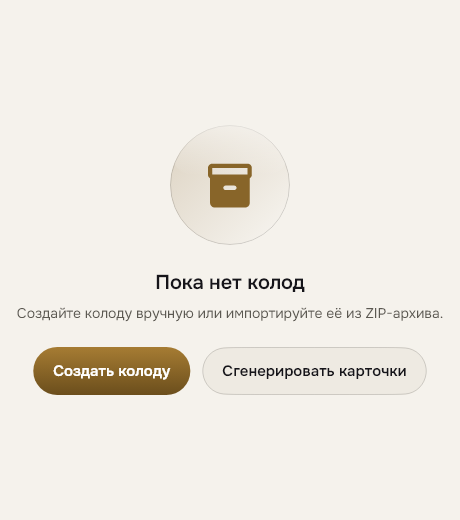
#> input picture test/golden/goldens/nc_empty_state_light.png, 460 x 520 px
$ python find_red.py ../../test/golden/goldens/nc_empty_state_light.png
#> lines starting #> are read from the running program, lines starting #| are printed output that depends on the picture
"""Find red (error-coloured) text bbox centre in a screenshot.

Usage: python find_red.py <png> [x0 y0 x1 y1]
Prints "cx cy n" or "none".
"""
import sys

import numpy as np
from PIL import Image

path = sys.argv[1]
im = np.array(Image.open(path).convert("RGB")).astype(int)
if len(sys.argv) == 6:
    x0, y0, x1, y1 = map(int, sys.argv[2:6])
    im = im[y0:y1, x0:x1]
    ox, oy = x0, y0
else:
    ox, oy = 0, 0
r, g, b = im[:, :, 0], im[:, :, 1], im[:, :, 2]
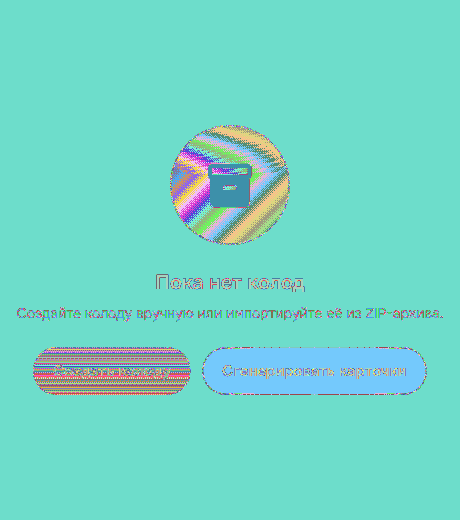
#> r: shape (520, 460) int64; 150 distinct labels, from 22 to 255; one colour per label, 0 black
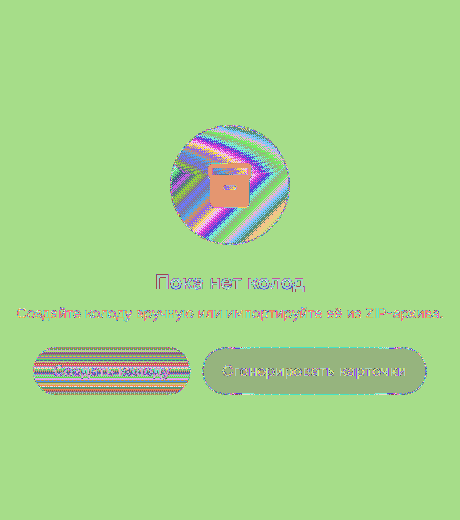
#> g: shape (520, 460) int64; 165 distinct labels, from 21 to 255; one colour per label, 0 black
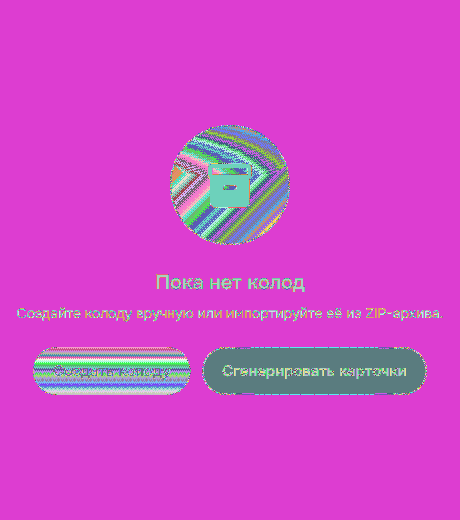
#> b: shape (520, 460) int64; 186 distinct labels, from 26 to 255; one colour per label, 0 black
mask = (r > 110) & (r < 220) & (g < 90) & (b < 90) & (r - g > 60) & (r - b > 60)
#> mask: shape (520, 460) bool; every value is 0
ys, xs = np.nonzero(mask)
#> ys = empty array; xs = empty array
if len(ys) == 0:
    print("none")
else:
    print(int(xs.mean()) + ox, int(ys.mean()) + oy, len(ys))

$ run again, on test/golden/goldens/nc_fab_light.png
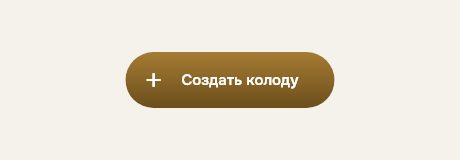
#> input picture test/golden/goldens/nc_fab_light.png, 460 x 160 px
#> r: shape (160, 460) int64; 135 distinct labels, from 107 to 255
#> `r, g, b = im[:, :, 0], im[:, :, 1], im[:, :, 2]`:
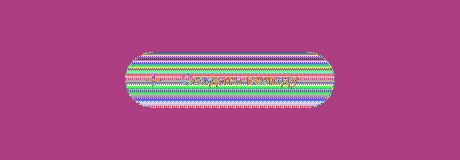
#> g: shape (160, 460) int64; 145 distinct labels, from 78 to 255; one colour per label, 0 black
#> `r, g, b = im[:, :, 0], im[:, :, 1], im[:, :, 2]`:
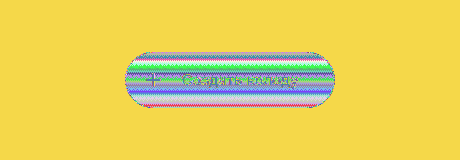
#> b: shape (160, 460) int64; 141 distinct labels, from 28 to 255; one colour per label, 0 black
#> mask: shape (160, 460) bool; every value is 0
#> ys = empty array

$ run again, on test/golden/goldens/nc_key_hint_light_ts2.png
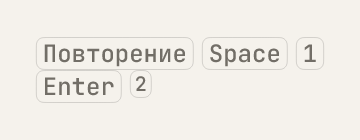
#> input picture test/golden/goldens/nc_key_hint_light_ts2.png, 360 x 140 px
#> r: shape (140, 360) int64; 47 distinct labels, from 114 to 245
#> `r, g, b = im[:, :, 0], im[:, :, 1], im[:, :, 2]`:
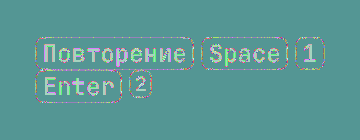
#> g: shape (140, 360) int64; 46 distinct labels, from 110 to 242; one colour per label, 0 black
#> `r, g, b = im[:, :, 0], im[:, :, 1], im[:, :, 2]`:
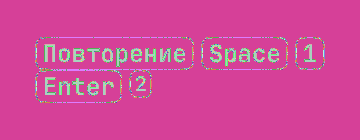
#> b: shape (140, 360) int64; 46 distinct labels, from 103 to 236; one colour per label, 0 black
#> mask: shape (140, 360) bool; every value is 0
#> ys = empty array
